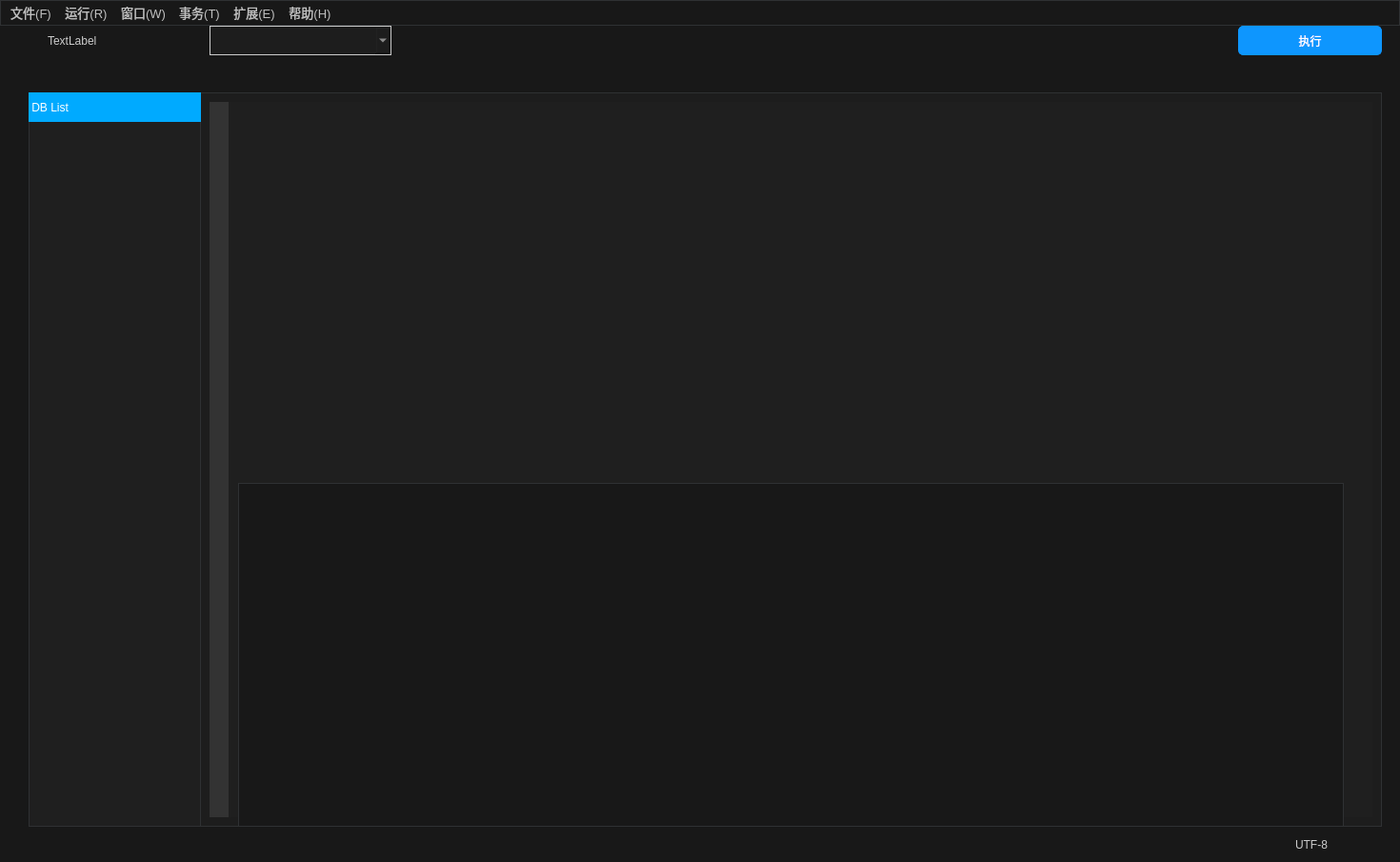
<?xml version="1.0" encoding="UTF-8"?>
<ui version="4.0">
 <class>MainWindow</class>
 <widget class="QMainWindow" name="MainWindow">
  <property name="geometry">
   <rect>
    <x>0</x>
    <y>0</y>
    <width>1470</width>
    <height>905</height>
   </rect>
  </property>
  <property name="windowTitle">
   <string>CCN</string>
  </property>
  <property name="styleSheet">
   <string notr="true">background-color: rgb(24, 24, 24);
alternate-background-color: rgb(42, 42, 42);
selection-background-color: rgb(42, 42, 42);
border:0px solid rgb(204, 204, 204);</string>
  </property>
  <widget class="QWidget" name="centralwidget">
   <widget class="QPushButton" name="pushButton_3">
    <property name="geometry">
     <rect>
      <x>1550</x>
      <y>150</y>
      <width>81</width>
      <height>81</height>
     </rect>
    </property>
    <property name="styleSheet">
     <string notr="true">background-image: url(:/new/icon/image/view.png);</string>
    </property>
    <property name="text">
     <string/>
    </property>
   </widget>
   <widget class="QPushButton" name="pushButton_4">
    <property name="geometry">
     <rect>
      <x>1590</x>
      <y>160</y>
      <width>81</width>
      <height>81</height>
     </rect>
    </property>
    <property name="styleSheet">
     <string notr="true">background-image: url(:/new/icon/image/list.png);</string>
    </property>
    <property name="text">
     <string/>
    </property>
   </widget>
   <widget class="QPushButton" name="pushButton">
    <property name="geometry">
     <rect>
      <x>1620</x>
      <y>160</y>
      <width>81</width>
      <height>81</height>
     </rect>
    </property>
    <property name="styleSheet">
     <string notr="true">background-image: url(:/new/icon/image/lookfor.png);</string>
    </property>
    <property name="text">
     <string/>
    </property>
    <property name="checkable">
     <bool>false</bool>
    </property>
   </widget>
   <widget class="QPushButton" name="pushButton_2">
    <property name="geometry">
     <rect>
      <x>1520</x>
      <y>160</y>
      <width>81</width>
      <height>81</height>
     </rect>
    </property>
    <property name="styleSheet">
     <string notr="true">background-image: url(:/new/icon/image/link.png);</string>
    </property>
    <property name="text">
     <string/>
    </property>
    <property name="iconSize">
     <size>
      <width>100</width>
      <height>100</height>
     </size>
    </property>
   </widget>
   <widget class="QTextEdit" name="textEdit">
    <property name="geometry">
     <rect>
      <x>240</x>
      <y>80</y>
      <width>1201</width>
      <height>751</height>
     </rect>
    </property>
    <property name="font">
     <font>
      <pointsize>14</pointsize>
     </font>
    </property>
    <property name="styleSheet">
     <string notr="true">color: rgb(255, 255, 255);
background-color: rgb(31, 31, 31);
border:0px;
selection-background-color: rgb(0, 170, 255);
background-image:url(:/link.png)

</string>
    </property>
    <property name="frameShape">
     <enum>QFrame::NoFrame</enum>
    </property>
   </widget>
   <widget class="QTreeView" name="treeView">
    <property name="geometry">
     <rect>
      <x>30</x>
      <y>70</y>
      <width>181</width>
      <height>771</height>
     </rect>
    </property>
    <property name="styleSheet">
     <string notr="true">background-color: rgb(31, 31, 31);
border:1px solid rgb(47, 49, 51);
color: rgb(204, 204, 204);</string>
    </property>
    <property name="editTriggers">
     <set>QAbstractItemView::NoEditTriggers</set>
    </property>
   </widget>
   <widget class="QTableView" name="tableView">
    <property name="geometry">
     <rect>
      <x>250</x>
      <y>480</y>
      <width>1161</width>
      <height>361</height>
     </rect>
    </property>
    <property name="sizePolicy">
     <sizepolicy hsizetype="Fixed" vsizetype="Fixed">
      <horstretch>0</horstretch>
      <verstretch>0</verstretch>
     </sizepolicy>
    </property>
    <property name="styleSheet">
     <string notr="true">color: rgb(255, 255, 255);
gridline-color: rgb(204, 204, 204);
border:1px solid rgb(47, 49, 51);</string>
    </property>
   </widget>
   <widget class="QComboBox" name="comboBox_2">
    <property name="geometry">
     <rect>
      <x>220</x>
      <y>0</y>
      <width>191</width>
      <height>31</height>
     </rect>
    </property>
    <property name="styleSheet">
     <string notr="true">background-color: rgb(29,  29, 29);
color: rgb(204, 204, 204);
border-width: 1px;border-color: rgb(204, 204, 204);
border-style: solid;</string>
    </property>
   </widget>
   <widget class="CCNButton" name="pushButton_7">
    <property name="geometry">
     <rect>
      <x>1300</x>
      <y>0</y>
      <width>151</width>
      <height>31</height>
     </rect>
    </property>
    <property name="styleSheet">
     <string notr="true">color: rgb(255, 255, 255);
border-width: 1px;border-color: rgb(14 , 150 , 254);
border-style: solid;
	border-radius:5px;
	background-color:rgb(14 , 150 , 254);
</string>
    </property>
    <property name="text">
     <string>执行</string>
    </property>
   </widget>
   <widget class="QLabel" name="label">
    <property name="geometry">
     <rect>
      <x>50</x>
      <y>0</y>
      <width>131</width>
      <height>31</height>
     </rect>
    </property>
    <property name="styleSheet">
     <string notr="true">color: rgb(204, 204, 204);
border:0px;</string>
    </property>
    <property name="text">
     <string>TextLabel</string>
    </property>
   </widget>
   <widget class="QLabel" name="label_2">
    <property name="geometry">
     <rect>
      <x>1360</x>
      <y>850</y>
      <width>61</width>
      <height>20</height>
     </rect>
    </property>
    <property name="styleSheet">
     <string notr="true">color: rgb(204, 204, 204);
border:0px;</string>
    </property>
    <property name="text">
     <string>UTF-8</string>
    </property>
   </widget>
   <widget class="QTextEdit" name="textEdit_2">
    <property name="geometry">
     <rect>
      <x>220</x>
      <y>80</y>
      <width>21</width>
      <height>751</height>
     </rect>
    </property>
    <property name="font">
     <font>
      <bold>true</bold>
     </font>
    </property>
    <property name="styleSheet">
     <string notr="true">border:0px;
color: rgb(255, 0, 0);
background-color: rgb(51, 51, 51);
</string>
    </property>
    <property name="frameShape">
     <enum>QFrame::NoFrame</enum>
    </property>
    <property name="verticalScrollBarPolicy">
     <enum>Qt::ScrollBarAlwaysOff</enum>
    </property>
    <property name="horizontalScrollBarPolicy">
     <enum>Qt::ScrollBarAlwaysOff</enum>
    </property>
    <property name="readOnly">
     <bool>true</bool>
    </property>
   </widget>
   <widget class="QTextEdit" name="textEdit_3">
    <property name="geometry">
     <rect>
      <x>210</x>
      <y>70</y>
      <width>1241</width>
      <height>771</height>
     </rect>
    </property>
    <property name="styleSheet">
     <string notr="true">background-color: rgb(29, 29, 29);
border:1px solid rgb(47, 49, 51);</string>
    </property>
    <property name="readOnly">
     <bool>true</bool>
    </property>
   </widget>
   <widget class="QTextEdit" name="textEdit_5">
    <property name="geometry">
     <rect>
      <x>1300</x>
      <y>0</y>
      <width>151</width>
      <height>31</height>
     </rect>
    </property>
   </widget>
   <widget class="QLabel" name="label_3">
    <property name="geometry">
     <rect>
      <x>30</x>
      <y>70</y>
      <width>181</width>
      <height>31</height>
     </rect>
    </property>
    <property name="styleSheet">
     <string notr="true">color: rgb(255, 255, 255);
background-color: rgb(0, 170, 255);</string>
    </property>
    <property name="text">
     <string> DB List</string>
    </property>
   </widget>
   <widget class="QTextEdit" name="textEdit_4">
    <property name="geometry">
     <rect>
      <x>260</x>
      <y>490</y>
      <width>1141</width>
      <height>341</height>
     </rect>
    </property>
   </widget>
   <zorder>textEdit_5</zorder>
   <zorder>textEdit_3</zorder>
   <zorder>pushButton_3</zorder>
   <zorder>pushButton_4</zorder>
   <zorder>pushButton</zorder>
   <zorder>pushButton_2</zorder>
   <zorder>treeView</zorder>
   <zorder>comboBox_2</zorder>
   <zorder>pushButton_7</zorder>
   <zorder>label</zorder>
   <zorder>label_2</zorder>
   <zorder>textEdit_2</zorder>
   <zorder>textEdit</zorder>
   <zorder>tableView</zorder>
   <zorder>label_3</zorder>
   <zorder>textEdit_4</zorder>
  </widget>
  <widget class="QMenuBar" name="menubar">
   <property name="enabled">
    <bool>true</bool>
   </property>
   <property name="geometry">
    <rect>
     <x>0</x>
     <y>0</y>
     <width>1470</width>
     <height>30</height>
    </rect>
   </property>
   <property name="font">
    <font>
     <pointsize>10</pointsize>
    </font>
   </property>
   <property name="autoFillBackground">
    <bool>false</bool>
   </property>
   <property name="styleSheet">
    <string notr="true">selection-background-color: rgb(42, 42, 42);
border:1px solid rgb(47, 49, 51);
background-color: rgb(24, 24, 24);
alternate-background-color: rgb(42, 42, 42);
color: rgb(191, 191, 191);</string>
   </property>
   <property name="defaultUp">
    <bool>false</bool>
   </property>
   <widget class="QMenu" name="menu1">
    <property name="font">
     <font>
      <pointsize>10</pointsize>
     </font>
    </property>
    <property name="styleSheet">
     <string notr="true"/>
    </property>
    <property name="title">
     <string>文件(F)</string>
    </property>
    <addaction name="action1"/>
    <addaction name="action"/>
    <addaction name="action_2"/>
    <addaction name="separator"/>
    <addaction name="action_4"/>
   </widget>
   <widget class="QMenu" name="menu">
    <property name="font">
     <font>
      <pointsize>10</pointsize>
     </font>
    </property>
    <property name="styleSheet">
     <string notr="true"/>
    </property>
    <property name="title">
     <string>运行(R)</string>
    </property>
    <addaction name="action_5"/>
    <addaction name="separator"/>
    <addaction name="action_7"/>
   </widget>
   <widget class="QMenu" name="menu_2">
    <property name="font">
     <font>
      <pointsize>10</pointsize>
     </font>
    </property>
    <property name="styleSheet">
     <string notr="true"/>
    </property>
    <property name="title">
     <string>扩展(E)</string>
    </property>
    <addaction name="action_6"/>
   </widget>
   <widget class="QMenu" name="menu_3">
    <property name="font">
     <font>
      <pointsize>10</pointsize>
     </font>
    </property>
    <property name="title">
     <string>帮助(H)</string>
    </property>
    <addaction name="action_8"/>
    <addaction name="action_3"/>
    <addaction name="separator"/>
    <addaction name="action_CCN"/>
   </widget>
   <widget class="QMenu" name="menu_W">
    <property name="font">
     <font>
      <pointsize>10</pointsize>
     </font>
    </property>
    <property name="title">
     <string>窗口(W)</string>
    </property>
    <addaction name="action_9"/>
    <addaction name="action_10"/>
   </widget>
   <widget class="QMenu" name="menu_T">
    <property name="font">
     <font>
      <pointsize>10</pointsize>
     </font>
    </property>
    <property name="title">
     <string>事务(T)</string>
    </property>
    <widget class="QMenu" name="menu_4">
     <property name="font">
      <font>
       <pointsize>10</pointsize>
      </font>
     </property>
     <property name="title">
      <string>日志</string>
     </property>
     <addaction name="action_12"/>
     <addaction name="action_13"/>
    </widget>
    <addaction name="menu_4"/>
    <addaction name="separator"/>
    <addaction name="action_15"/>
    <addaction name="action_16"/>
   </widget>
   <addaction name="menu1"/>
   <addaction name="menu"/>
   <addaction name="menu_W"/>
   <addaction name="menu_T"/>
   <addaction name="menu_2"/>
   <addaction name="menu_3"/>
  </widget>
  <action name="action1">
   <property name="text">
    <string>打开文件</string>
   </property>
   <property name="shortcut">
    <string>Ctrl+O</string>
   </property>
  </action>
  <action name="action">
   <property name="text">
    <string>保存文件</string>
   </property>
   <property name="shortcut">
    <string>Ctrl+S</string>
   </property>
  </action>
  <action name="action_2">
   <property name="text">
    <string>文件另存为</string>
   </property>
   <property name="shortcut">
    <string>Ctrl+Shift+S</string>
   </property>
  </action>
  <action name="action_4">
   <property name="text">
    <string>退出</string>
   </property>
  </action>
  <action name="action_5">
   <property name="text">
    <string>命令执行</string>
   </property>
   <property name="shortcut">
    <string>Ctrl+F5</string>
   </property>
  </action>
  <action name="action_7">
   <property name="text">
    <string>语法检查</string>
   </property>
   <property name="shortcut">
    <string>F5</string>
   </property>
  </action>
  <action name="action_8">
   <property name="text">
    <string>检查更新</string>
   </property>
  </action>
  <action name="action_CCN">
   <property name="text">
    <string>关于CCN</string>
   </property>
  </action>
  <action name="action_3">
   <property name="text">
    <string>文档</string>
   </property>
  </action>
  <action name="action_6">
   <property name="text">
    <string>(空)</string>
   </property>
  </action>
  <action name="action_9">
   <property name="text">
    <string>输出显示</string>
   </property>
  </action>
  <action name="action_10">
   <property name="text">
    <string>数据显示</string>
   </property>
  </action>
  <action name="action_12">
   <property name="text">
    <string>查看</string>
   </property>
  </action>
  <action name="action_13">
   <property name="text">
    <string>回滚</string>
   </property>
  </action>
  <action name="action_15">
   <property name="text">
    <string>备份</string>
   </property>
  </action>
  <action name="action_16">
   <property name="text">
    <string>恢复</string>
   </property>
  </action>
 </widget>
 <customwidgets>
  <customwidget>
   <class>CCNButton</class>
   <extends>QPushButton</extends>
   <header location="global">ccnbutton.h</header>
  </customwidget>
 </customwidgets>
 <resources/>
 <connections/>
</ui>
